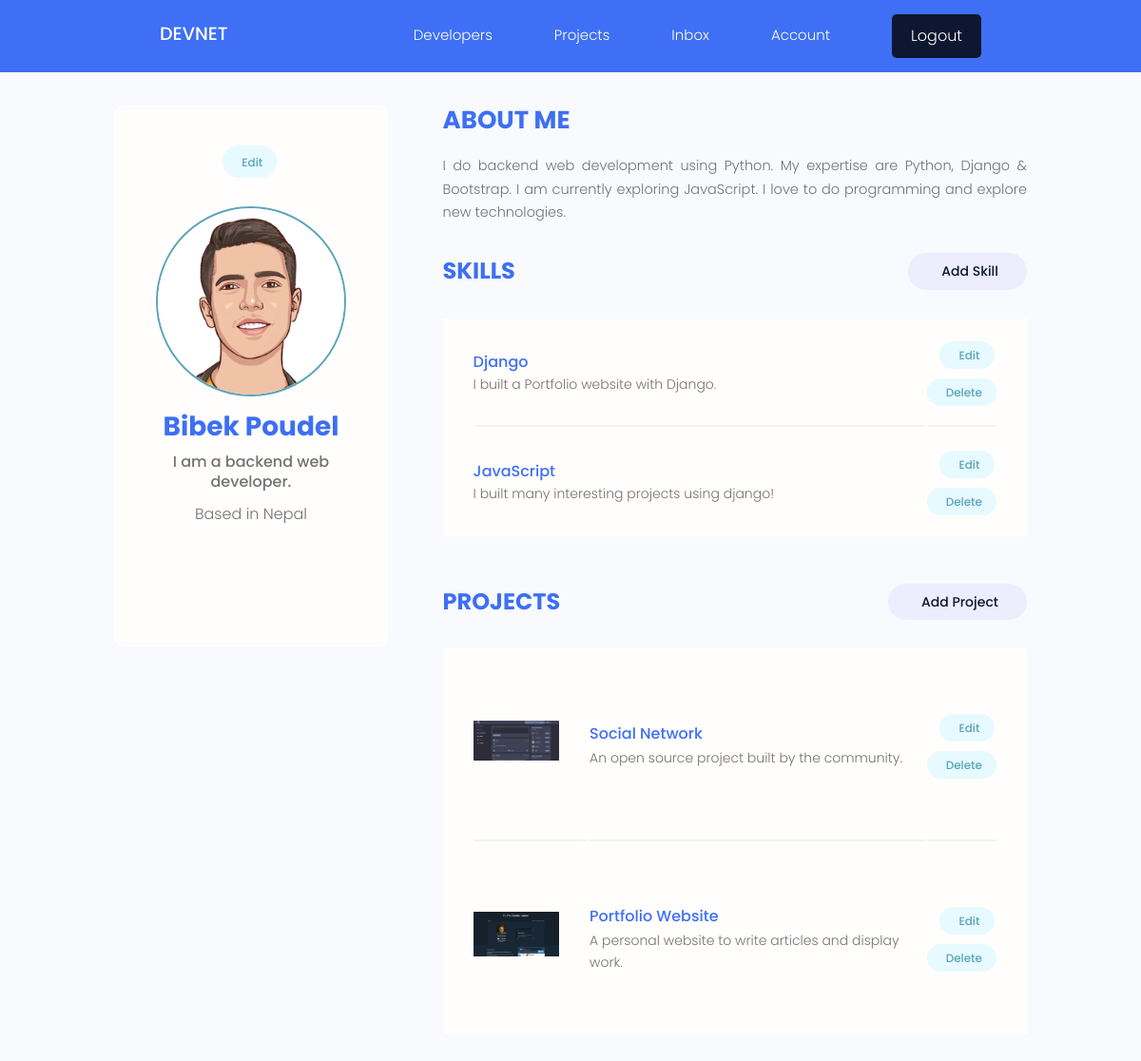
The app's page /account/ (signed in) with its own data.
### users/models.py (models this page shows, shortened)
class Profile(models.Model):
    user = models.OneToOneField(User, on_delete=models.CASCADE, null=True, blank=True)
    name = models.CharField(max_length=200, blank=True, null=True)
    email = models.EmailField(max_length=500, blank=True, null=True)
    username = models.CharField(max_length=200, blank=True, null=True)
    location = models.CharField(max_length=200, blank=True, null=True)
    short_intro = models.CharField(max_length=200, null=True, blank=True)
    bio = models.TextField(blank=True, null=True)
    profile_image = models.ImageField(null=True, blank=True,upload_to='profile_images' ,default='profile_images/avatar.png')
    social_github = models.CharField(max_length=200, blank=True, null=True)
    social_twitter = models.CharField(max_length=200, blank=True, null=True)
    social_linkedin = models.CharField(max_length=200, blank=True, null=True)
    social_youtube = models.CharField(max_length=200, blank=True, null=True)
    social_website = models.CharField(max_length=200, blank=True, null=True)
    created = models.DateTimeField(auto_now_add=True)
    id = models.UUIDField(default=uuid.uuid4, unique=True, primary_key=True, editable=False)
    class Meta:
        ordering = [
            'created'
        ]

class Skill(models.Model):
    owner = models.ForeignKey(Profile , on_delete=models.CASCADE, null=True, blank=True)
    name = models.CharField(max_length=200, blank=True, null=True)
    description = models.TextField(null=True, blank=True)

### projects/models.py (models this page shows, shortened)
class Project(models.Model):
    owner = models.ForeignKey(Profile, on_delete=models.CASCADE, null=True, blank=True)
    title = models.CharField(max_length=200)
    description = models.TextField(null=True, blank=True)
    featured_image = models.ImageField(upload_to= 'featured_images', null=True, blank=True,default="featured_images/default.jpg")
    demo_link = models.CharField(max_length=2000, blank=True, null=True)
    source_link = models.CharField(max_length=2000, null=True, blank=True)
    vote_total = models.IntegerField(default=0, null=True, blank=True)
    vote_ratio = models.IntegerField(default=0, null=True, blank=True)
    tags = models.ManyToManyField('Tag', blank=True)
    created = models.DateTimeField(auto_now_add=True)
    id = models.UUIDField(default=uuid.uuid4, unique=True, primary_key=True, editable=False)
    class Meta:
        ordering = ['-vote_ratio', '-vote_total', 'title']

### users/views.py (the view)
# urls.py: path('account/' , views.userAccount , name='user-account'),
@login_required(login_url='login')
def userAccount(request):
    profile = request.user.profile
    skills = profile.skill_set.all()
    projects = profile.project_set.all()
    context={
    'profile':profile, 'skills':skills, 'projects':projects
    }
    return render(request, 'users/account.html', context )

### users/templates/users/account.html (shortened to what this page needs)
{% extends 'main.html' %}
{% block content %}
{% load static %}
  <main class="settingsPage profile my-md">
    <div class="container">
      <div class="layout">
        <div class="column column--1of3">
          <div class="card text-center">
            <div class="card__body dev">
              <a class="tag tag--pill tag--main settings__btn" href="{% url 'edit-account' %}"> Edit</a>
              <img class="avatar avatar--xl dev__avatar" src="{{profile.profile_image.url}}" />
              <h2 class="dev__name">{{profile.name}}</h2>
              <p class="dev__title">{{profile.short_intro}}</p>
              <p class="dev__location">Based in {{profile.location}}</p>
              <ul class="dev__social">
            </ul>
            </div>
          </div>
        </div>
        <div class="column column--2of3">
          <div class="devInfo">
            <h3 class="devInfo__title">About Me</h3>
            <p class="devInfo__about">
              {{profile.bio}}
            </p>
          </div>
          <div class="settings">
            <h3 class="settings__title">Skills</h3>
            <a class="tag tag--pill tag--sub settings__btn tag--lg" href="{% url 'create-skill' %}"> Add Skill</a>
          </div>
          <table class="settings__table">
            {% for skill in skills %}
            <tr>
              <td class="settings__tableInfo">
                <h4>{{skill.name}}</h4>
                <p>
                 {{skill.description}}
                </p>
              </td>
              <td class="settings__tableActions">
                <a class="tag tag--pill tag--main settings__btn" href="{% url 'update-skill' skill.id%}"> Edit</a>
                <a class="tag tag--pill tag--main settings__btn" href="{% url 'delete-skill' skill.id%}">
                  Delete</a>
              </td>
            </tr>
            {% endfor %}
          </table>
          <div class="settings">
            <h3 class="settings__title">Projects</h3>
            <a class="tag tag--pill tag--sub settings__btn tag--lg" href="{% url 'create-project' %}"> Add Project</a>
          </div>
          <table class="settings__table">
            {% for project in projects %}
            <tr>
              <td class="settings__thumbnail">
                <a href="{% url 'project' project.id%}"><img src="{{project.featured_image.url}}" alt="Project Thumbnail" /></a>
              </td>
              <td class="settings__tableInfo">
                <a href="{% url 'project' project.id%}">{{project.title}}</a>
                <p>
                  {{project.description|slice:"150"}}
                </p>
              </td>
              <td class="settings__tableActions">
                <a class="tag tag--pill tag--main settings__btn" href="{% url 'update-project' project.id%}"> Edit</a>
                <a class="tag tag--pill tag--main settings__btn" href="{% url 'delete-project' project.id%}">
                  Delete</a>
              </td>
            </tr>
            {% endfor %}
          </table>
        </div>
      </div>
    </div>
  </main>
{% endblock content %}

### static/css/app.css (style rules this page uses)
:root { --hue-color: 224; --color-sub: hsl(var(--hue-color), 89%, 60%); --color-light:white; --color-sub-light:hsl(var(--hue-color), 56%, 12%); }
.card { border: 2px solid var(--color-light); }
img { width: 100%; }
.profile .card > .dev { padding: 4rem; }
.dev__avatar { display: block; margin: auto; }
.dev__name { color: var(--color-sub); font-size: 2.8rem; font-weight: 700; margin-top: 1rem; margin-bottom: 0.5rem; }
.dev__title { font-size: 1.6rem; font-weight: 500; line-height: 1.3; }
.dev__location { margin-top: 1rem; }
.dev__social { margin: 3rem 0; list-style: none; display: flex; justify-content: center; gap: 1.5rem; }
.devInfo { margin-bottom: 3rem; }
.devInfo__title, .devInfo__subtitle { font-size: 2.6rem; color: var(--color-sub); text-transform: uppercase; font-weight: 700; margin-bottom: 1.5rem; }
.devInfo__about, .devSkill__info { font-size: 1.45rem; line-height: 1.7; text-align: justify; }
.settingsPage .dev > .settings__btn { display: inline-block; margin-bottom: 3rem; }
.settings { display: flex; justify-content: space-between; align-items: center; }
.settings__title { font-size: 2.4rem; text-transform: uppercase; font-weight: 700; color: var(--color-sub); }
.settings__table { margin-top: 3rem; margin-bottom: 5rem; padding: 0 3rem; background: var(--color-white); }
.settings__table tr { width: 100%; }
.settings__table tr > td { padding: 2rem 0; }
.settings__table tr:not(:last-child) td { border-bottom: 2px solid var(--color-white-light); }
.settings__thumbnail { width: 23%; min-width: 10rem; }
.settings__thumbnail img { padding-right: 3rem; height: 15rem; object-fit: contain; }
.settings__tableInfo { width: 100%; }
.settings__tableInfo h4, .settings__tableInfo a { padding-right: 1rem; width: auto; font-size: 1.6rem; font-weight: 500; color: var(--color-sub); }
.settings__tableInfo p { font-size: 1.4rem; }
.settings__tableActions { text-align: right; }

### static/uikit/styles/modules/_variables.css (style rules this page uses)
:root { --color-main: #5aa5b9; --color-main-light: #e6faff; --color-sub: #3f4156; --color-sub-light: #51546e; --color-sub-lighter: #ededfd; --color-text: #737373; --color-gray: #8b8b8b; --color-light: #e5e7eb; --color-light-gray: #767676; --color-bg: #f8fafd; --color-white: #fffefd; --color-white-light: #f3f3f3; --color-success: #359e64; --color-success-bg: #def8e8; --color-error: #fc4b0b; --color-error-bg: #fff2ee; --font-base: 'Poppins', arial, helvetica, 'Segoe UI', roboto, ubuntu, sans-serif; --font-monospace: 'Fira Code', 'Courier New', courier, monospace; --font-regular: 300; --font-medium: 500; --font-bold: 700; --generic-shadow: 1px 1px 5px #00000010; --generic-transition: all 0.3s ease-in-out; }

### static/uikit/styles/modules/_base.css (style rules this page uses)
* { margin: 0; padding: 0; box-sizing: border-box; text-rendering: optimizeLegibility; color: inherit; font-size: inherit; }
html { font-size: 50%; }
@media only screen and (min-width: 480px) { html { font-size: 56.25%; } }
@media only screen and (min-width: 1200px) { html { font-size: 62.5%; } }
body { line-height: 1.6; font-weight: 400; font-size: 1.5rem; color: var(--color-text); background-color: var(--color-bg); min-height: 100vh; }

### static/uikit/styles/modules/_typography.css (style rules this page uses)
* { font-family: var(--font-base); }
h2 { font-size: 3.6rem; font-weight: var(--font-bold); }
h3 { font-size: 3.2rem; font-weight: var(--font-medium); }
h4 { font-size: 2.8rem; font-weight: var(--font-medium); }
p, span, strong { font-size: 1.6rem; color: var(--color-text); font-weight: var(--font-regular); }
a { padding-bottom: 2px; text-decoration: none; display: inline-block; color: var(--color-main); font-weight: var(--font-medium); }

### static/uikit/styles/modules/_utilities.css (style rules this page uses)
.container { width: 92%; max-width: 165rem; margin: 0 auto; box-sizing: border-box; }
@media screen and (min-width: 1000px) { .container { width: 90%; } }
@media screen and (min-width: 1200px) { .container { width: 80%; } }
.text-center { text-align: center; }
.my-md { margin: 3rem auto; }

### static/uikit/styles/modules/_avatar.css (style rules this page uses)
.avatar { border-radius: 50%; border: 2px solid var(--color-main); object-fit: cover; }
.avatar--xl { height: 20rem; width: 20rem; }

### static/uikit/styles/modules/_card.css (style rules this page uses)
.card { border-radius: 1rem; background-color: var(--color-white); border: 1.5px solid var(--color-light); width: auto; height: auto; margin-top: 0.5rem; margin-bottom: 0.5rem; overflow: hidden; }
.card__body, .card__header { padding: 2rem 2.5rem; }

### static/uikit/styles/modules/_layout.css (style rules this page uses)
.layout { display: flex; flex-flow: row wrap; justify-content: space-between; }
.layout > .column { margin-bottom: 3rem; }
.layout > .column.column--1of3 { flex-basis: 30%; }
.layout > .column.column--2of3 { flex-basis: 64%; }

### records on screen
Profile: profile_image (placeholder picture), name "Bibek Poudel", short_intro "I am a backend web developer.", location "Nepal", bio "I do backend web development using Python. My expertise are Python, Django & Bootstrap. I am currently exploring JavaScript. I love to do programming and explore new technologies."
Skill: name "Django", description "I built a Portfolio website with Django."
Skill: name "JavaScript", description "I built many interesting projects using django!"
Project: featured_image (picture), title "Social Network", description "An open source project built by the community."
Project: featured_image (picture), title "Portfolio Website", description "A personal website to write articles and display work."
